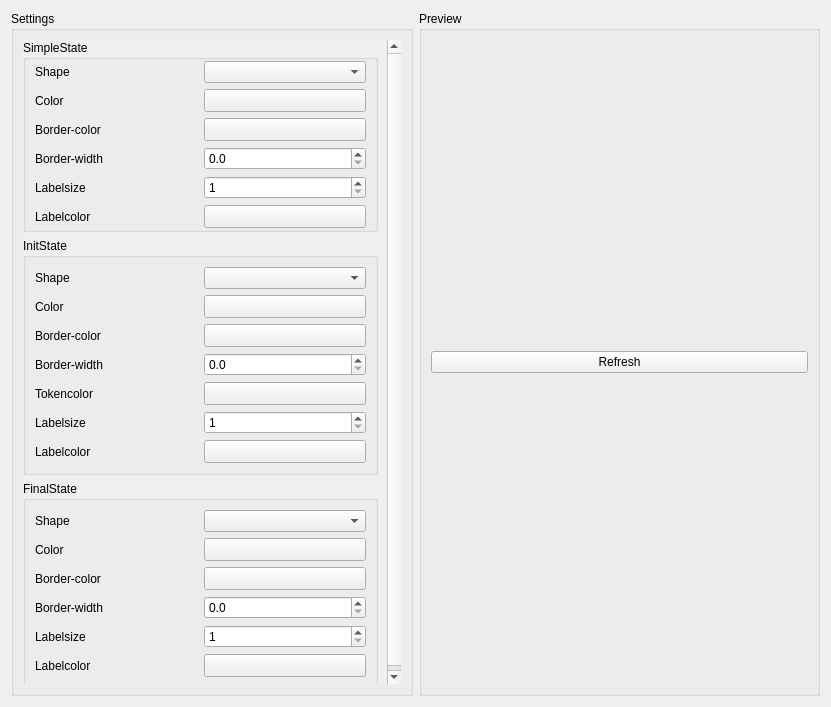
<?xml version="1.0" encoding="UTF-8"?>
<ui version="4.0">
 <class>StateMachineEditorSimpleStateSettings</class>
 <widget class="QWidget" name="StateMachineEditorSimpleStateSettings">
  <property name="geometry">
   <rect>
    <x>0</x>
    <y>0</y>
    <width>831</width>
    <height>707</height>
   </rect>
  </property>
  <layout class="QHBoxLayout" name="horizontalLayout">
   <item>
    <widget class="QGroupBox" name="Settings">
     <property name="title">
      <string>Settings</string>
     </property>
     <layout class="QVBoxLayout" name="verticalLayout">
      <item>
       <widget class="QScrollArea" name="scrollArea">
        <property name="sizePolicy">
         <sizepolicy hsizetype="Ignored" vsizetype="Expanding">
          <horstretch>0</horstretch>
          <verstretch>0</verstretch>
         </sizepolicy>
        </property>
        <property name="styleSheet">
         <string notr="true">QScrollArea { background: transparent; }
QScrollArea &gt; QWidget &gt; QWidget { background: transparent; }</string>
        </property>
        <property name="frameShape">
         <enum>QFrame::NoFrame</enum>
        </property>
        <property name="horizontalScrollBarPolicy">
         <enum>Qt::ScrollBarAlwaysOff</enum>
        </property>
        <property name="widgetResizable">
         <bool>true</bool>
        </property>
        <widget class="QWidget" name="scrollAreaWidgetContents">
         <property name="geometry">
          <rect>
           <x>0</x>
           <y>0</y>
           <width>384</width>
           <height>656</height>
          </rect>
         </property>
         <layout class="QVBoxLayout" name="verticalLayout_4">
          <property name="leftMargin">
           <number>0</number>
          </property>
          <property name="topMargin">
           <number>0</number>
          </property>
          <property name="bottomMargin">
           <number>0</number>
          </property>
          <item>
           <widget class="QGroupBox" name="SimpleState">
            <property name="title">
             <string>SimpleState</string>
            </property>
            <layout class="QGridLayout" name="gridLayout_2">
             <property name="topMargin">
              <number>1</number>
             </property>
             <property name="bottomMargin">
              <number>1</number>
             </property>
             <item row="4" column="0">
              <widget class="QLabel" name="SSLabelSizeLabel">
               <property name="text">
                <string>Labelsize</string>
               </property>
              </widget>
             </item>
             <item row="4" column="1">
              <widget class="QSpinBox" name="SSLabelSize">
               <property name="minimum">
                <number>1</number>
               </property>
              </widget>
             </item>
             <item row="3" column="1">
              <widget class="QDoubleSpinBox" name="SSBorderWidth">
               <property name="decimals">
                <number>1</number>
               </property>
               <property name="singleStep">
                <double>0.500000000000000</double>
               </property>
              </widget>
             </item>
             <item row="2" column="1">
              <widget class="Utils::QtColorButton" name="SSBorderColor">
               <property name="sizePolicy">
                <sizepolicy hsizetype="Ignored" vsizetype="Fixed">
                 <horstretch>0</horstretch>
                 <verstretch>0</verstretch>
                </sizepolicy>
               </property>
               <property name="text">
                <string/>
               </property>
              </widget>
             </item>
             <item row="1" column="0">
              <widget class="QLabel" name="SSColorLabel">
               <property name="text">
                <string>Color</string>
               </property>
              </widget>
             </item>
             <item row="1" column="1">
              <widget class="Utils::QtColorButton" name="SSColor">
               <property name="sizePolicy">
                <sizepolicy hsizetype="Ignored" vsizetype="Fixed">
                 <horstretch>0</horstretch>
                 <verstretch>0</verstretch>
                </sizepolicy>
               </property>
               <property name="text">
                <string/>
               </property>
              </widget>
             </item>
             <item row="0" column="0">
              <widget class="QLabel" name="SSShapeLabel">
               <property name="text">
                <string>Shape</string>
               </property>
              </widget>
             </item>
             <item row="0" column="1">
              <widget class="QComboBox" name="SSShape"/>
             </item>
             <item row="2" column="0">
              <widget class="QLabel" name="SSBorderColorLabel">
               <property name="text">
                <string>Border-color</string>
               </property>
              </widget>
             </item>
             <item row="3" column="0">
              <widget class="QLabel" name="SSBorderWidthLabel">
               <property name="text">
                <string>Border-width</string>
               </property>
              </widget>
             </item>
             <item row="5" column="0">
              <widget class="QLabel" name="SSLabelColorLabel">
               <property name="text">
                <string>Labelcolor</string>
               </property>
              </widget>
             </item>
             <item row="5" column="1">
              <widget class="Utils::QtColorButton" name="SSLabelColor">
               <property name="sizePolicy">
                <sizepolicy hsizetype="Ignored" vsizetype="Fixed">
                 <horstretch>0</horstretch>
                 <verstretch>0</verstretch>
                </sizepolicy>
               </property>
               <property name="text">
                <string/>
               </property>
              </widget>
             </item>
            </layout>
           </widget>
          </item>
          <item>
           <widget class="QGroupBox" name="InitState">
            <property name="title">
             <string>InitState</string>
            </property>
            <layout class="QGridLayout" name="gridLayout">
             <item row="1" column="0">
              <widget class="QLabel" name="ISColorLabel">
               <property name="text">
                <string>Color</string>
               </property>
              </widget>
             </item>
             <item row="5" column="0">
              <widget class="QLabel" name="ISLabelSizeLabel">
               <property name="text">
                <string>Labelsize</string>
               </property>
              </widget>
             </item>
             <item row="6" column="0">
              <widget class="QLabel" name="ISLabelColorLabel">
               <property name="text">
                <string>Labelcolor</string>
               </property>
              </widget>
             </item>
             <item row="2" column="0">
              <widget class="QLabel" name="ISBorderColorLabel">
               <property name="text">
                <string>Border-color</string>
               </property>
              </widget>
             </item>
             <item row="0" column="1">
              <widget class="QComboBox" name="ISShape"/>
             </item>
             <item row="6" column="1">
              <widget class="Utils::QtColorButton" name="ISLabelColor">
               <property name="sizePolicy">
                <sizepolicy hsizetype="Ignored" vsizetype="Fixed">
                 <horstretch>0</horstretch>
                 <verstretch>0</verstretch>
                </sizepolicy>
               </property>
               <property name="text">
                <string/>
               </property>
              </widget>
             </item>
             <item row="2" column="1">
              <widget class="Utils::QtColorButton" name="ISBorderColor">
               <property name="sizePolicy">
                <sizepolicy hsizetype="Ignored" vsizetype="Fixed">
                 <horstretch>0</horstretch>
                 <verstretch>0</verstretch>
                </sizepolicy>
               </property>
               <property name="text">
                <string/>
               </property>
              </widget>
             </item>
             <item row="0" column="0">
              <widget class="QLabel" name="ISShapeLabel">
               <property name="text">
                <string>Shape</string>
               </property>
              </widget>
             </item>
             <item row="3" column="0">
              <widget class="QLabel" name="ISBorderWidthLabel">
               <property name="text">
                <string>Border-width</string>
               </property>
              </widget>
             </item>
             <item row="1" column="1">
              <widget class="Utils::QtColorButton" name="ISColor">
               <property name="sizePolicy">
                <sizepolicy hsizetype="Ignored" vsizetype="Fixed">
                 <horstretch>0</horstretch>
                 <verstretch>0</verstretch>
                </sizepolicy>
               </property>
               <property name="text">
                <string/>
               </property>
              </widget>
             </item>
             <item row="3" column="1">
              <widget class="QDoubleSpinBox" name="ISBorderWidth">
               <property name="decimals">
                <number>1</number>
               </property>
               <property name="singleStep">
                <double>0.500000000000000</double>
               </property>
              </widget>
             </item>
             <item row="5" column="1">
              <widget class="QSpinBox" name="ISLabelSize">
               <property name="minimum">
                <number>1</number>
               </property>
              </widget>
             </item>
             <item row="4" column="0">
              <widget class="QLabel" name="ISTokenColorLabel">
               <property name="text">
                <string>Tokencolor</string>
               </property>
              </widget>
             </item>
             <item row="4" column="1">
              <widget class="Utils::QtColorButton" name="ISTokenColor">
               <property name="sizePolicy">
                <sizepolicy hsizetype="Ignored" vsizetype="Fixed">
                 <horstretch>0</horstretch>
                 <verstretch>0</verstretch>
                </sizepolicy>
               </property>
               <property name="text">
                <string/>
               </property>
              </widget>
             </item>
            </layout>
           </widget>
          </item>
          <item>
           <widget class="QGroupBox" name="FinalState">
            <property name="title">
             <string>FinalState</string>
            </property>
            <layout class="QGridLayout" name="gridLayout_3">
             <item row="0" column="0">
              <widget class="QLabel" name="FSShapeLabel">
               <property name="text">
                <string>Shape</string>
               </property>
              </widget>
             </item>
             <item row="0" column="1">
              <widget class="QComboBox" name="FSShape"/>
             </item>
             <item row="1" column="0">
              <widget class="QLabel" name="FSColorLabel">
               <property name="text">
                <string>Color</string>
               </property>
              </widget>
             </item>
             <item row="1" column="1">
              <widget class="Utils::QtColorButton" name="FSColor">
               <property name="sizePolicy">
                <sizepolicy hsizetype="Ignored" vsizetype="Fixed">
                 <horstretch>0</horstretch>
                 <verstretch>0</verstretch>
                </sizepolicy>
               </property>
               <property name="text">
                <string/>
               </property>
              </widget>
             </item>
             <item row="2" column="0">
              <widget class="QLabel" name="FSBorderColorLabel">
               <property name="text">
                <string>Border-color</string>
               </property>
              </widget>
             </item>
             <item row="2" column="1">
              <widget class="Utils::QtColorButton" name="FSBorderColor">
               <property name="sizePolicy">
                <sizepolicy hsizetype="Ignored" vsizetype="Fixed">
                 <horstretch>0</horstretch>
                 <verstretch>0</verstretch>
                </sizepolicy>
               </property>
               <property name="text">
                <string/>
               </property>
              </widget>
             </item>
             <item row="3" column="0">
              <widget class="QLabel" name="FSBorderWidthLabel">
               <property name="text">
                <string>Border-width</string>
               </property>
              </widget>
             </item>
             <item row="3" column="1">
              <widget class="QDoubleSpinBox" name="FSBorderWidth">
               <property name="decimals">
                <number>1</number>
               </property>
               <property name="singleStep">
                <double>0.500000000000000</double>
               </property>
              </widget>
             </item>
             <item row="4" column="0">
              <widget class="QLabel" name="FSLabelSizeLabel">
               <property name="text">
                <string>Labelsize</string>
               </property>
              </widget>
             </item>
             <item row="4" column="1">
              <widget class="QSpinBox" name="FSLabelSize">
               <property name="minimum">
                <number>1</number>
               </property>
              </widget>
             </item>
             <item row="5" column="0">
              <widget class="QLabel" name="FSLabelColorLabel">
               <property name="text">
                <string>Labelcolor</string>
               </property>
              </widget>
             </item>
             <item row="5" column="1">
              <widget class="Utils::QtColorButton" name="FSLabelColor">
               <property name="sizePolicy">
                <sizepolicy hsizetype="Ignored" vsizetype="Fixed">
                 <horstretch>0</horstretch>
                 <verstretch>0</verstretch>
                </sizepolicy>
               </property>
               <property name="text">
                <string/>
               </property>
              </widget>
             </item>
            </layout>
           </widget>
          </item>
          <item>
           <spacer name="verticalSpacer">
            <property name="orientation">
             <enum>Qt::Vertical</enum>
            </property>
            <property name="sizeHint" stdset="0">
             <size>
              <width>20</width>
              <height>40</height>
             </size>
            </property>
           </spacer>
          </item>
         </layout>
        </widget>
       </widget>
      </item>
     </layout>
    </widget>
   </item>
   <item>
    <widget class="QGroupBox" name="Preview">
     <property name="title">
      <string>Preview</string>
     </property>
     <layout class="QVBoxLayout" name="verticalLayout_2">
      <item>
       <layout class="QVBoxLayout" name="PreviewLayout"/>
      </item>
      <item>
       <widget class="QPushButton" name="refresh">
        <property name="text">
         <string>Refresh</string>
        </property>
       </widget>
      </item>
     </layout>
    </widget>
   </item>
  </layout>
 </widget>
 <customwidgets>
  <customwidget>
   <class>Utils::QtColorButton</class>
   <extends>QToolButton</extends>
   <header location="global">utils/qtcolorbutton.h</header>
  </customwidget>
 </customwidgets>
 <resources/>
 <connections/>
</ui>
